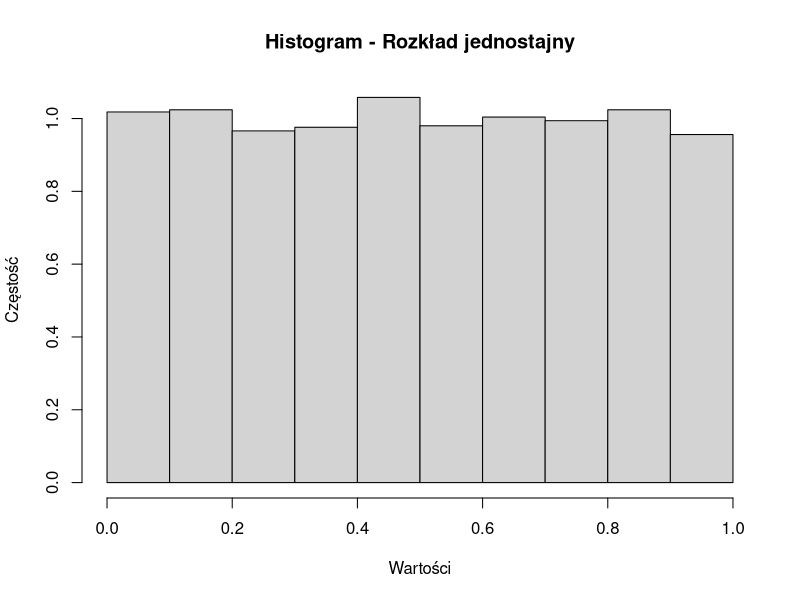
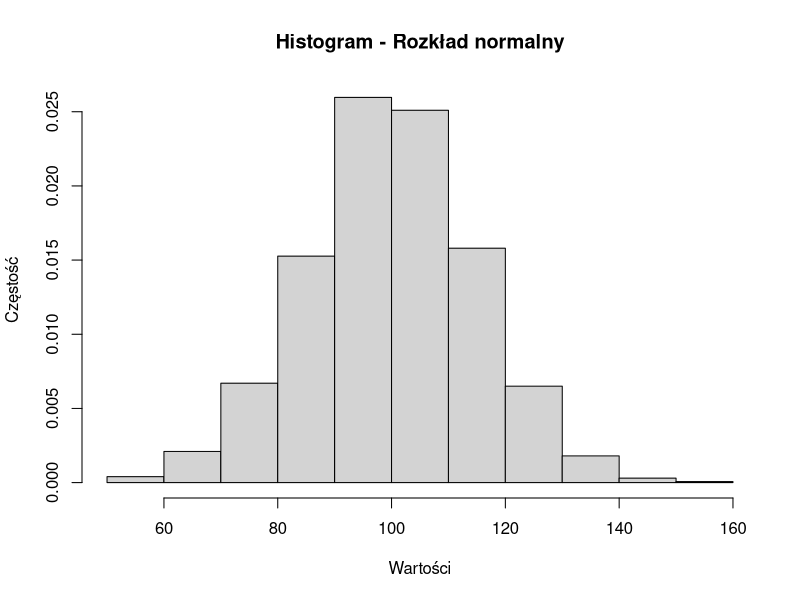
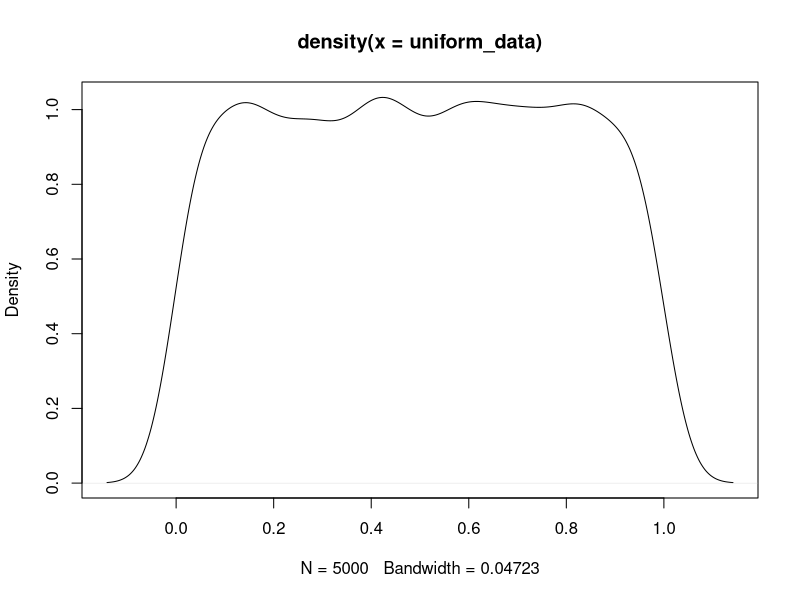
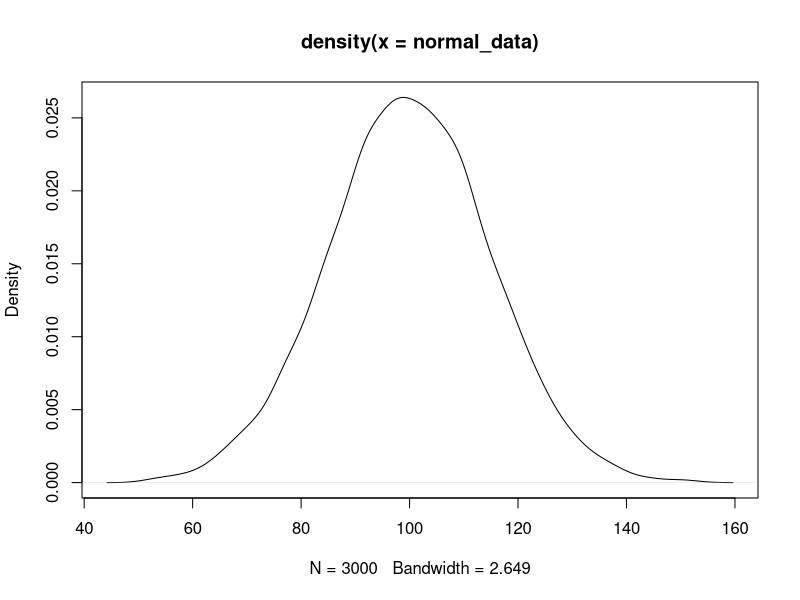

These charts were generated, in order, by the following R code:
#1.	Korzystając z generatora liczb pseudolosowych z odpowiedniego rozkładu w R, wylosować
set.seed(123)
#a)	5 000 realizacji z rozkładu jednostajnego na przedziale [0,1]
(uniform_data <- runif(5000, 0, 1))

#b)	3 000 realizacji z rozkładu normalnego o średniej 100 oraz odchyleniu standardowym 15.
(normal_data <- rnorm(3000, mean = 100, sd = 15))
#c)	[Nowe struktury danych – obiekt] W obu przypadkach wyznaczyć estymator gęstości rozkładu za pomocą i) histogramu (polecenie „hist”), ii) estymatora jądrowego (polecenie „density” – tworzy odpowiedni obiekt). 

hist(uniform_data, main = "Histogram - Rozkład jednostajny", xlab = "Wartości", ylab = "Częstość", prob = TRUE)
hist(normal_data, main = "Histogram - Rozkład normalny", xlab = "Wartości", ylab = "Częstość", prob = TRUE)


(density(uniform_data))
(density(normal_data))

plot(density(uniform_data))
plot(density(normal_data))

#2 Zasymulować 600 rzutów kostką (odpowiednio przekształcić realizacje z rozkładu jednostajnego na [0,1]). 
(dice_rolls <- ceiling(runif(600, 0, 1) * 6))
#ii)	Wyznaczyć średni wynik oraz wariancję z próby [porównać z wartością oczekiwaną 3,5 oraz wariancją 35/12]. 
(mean(dice_rolls))
(var(dice_rolls))
#iii)	Wyznaczyć rozkład częstości dla tych wyników, polecenie - table [porównać z dyskretnym rozkładem jednostajnym]. 
(dice_table <- table(dice_rolls))
(table(rpois(600, 3.5)))
#iv)	Przekształcić tablicę w ramkę danych za pomocą polecenia „as.data.frame”. Wyświetlić tę ramkę oraz wyznaczyć wariancję tych częstości.
(as.data.frame(dice_table))
#b)	Zasymulować 600 rzutów kostką za pomocą procedury wyboru elementu ze zbioru z zwracaniem (polecenie „sample”). 
(table(sample(1:6, 600, replace = TRUE)))

#3
# Podane prawdopodobieństwa
prawdopodobienstwa <- c(0.3, 0.4, 0.2, 0.1)  # P(X=k) dla k = 0, 1, 2, 3
# Możliwe wartości k
k <- 0:3
# Wygenerowanie 1000 liczb z rozkładu dyskretnego
(table(sample(k, 1000, replace = TRUE, prob = prawdopodobienstwa)))

#4 
#i)	Wygenerować 100 realizacji z rozkładu Bin(10; 0,3)
# Ustawienie parametrów
n <- 10  # liczba prób (rzutów monetą)
p <- 0.3 # prawdopodobieństwo sukcesu (wypadnięcia orła)

# Funkcja do symulowania rzutów monetą i zliczania liczby orłów
generuj_realizacje_bin <- function(n, p) {
  # Symulacja rzutów monetą
  rzuty <- rbinom(n, 1, p)
  # Zliczanie liczby orłów
  liczba_orlow <- sum(rzuty)
  return(liczba_orlow)
}

# Wygenerowanie 100 realizacji z rozkładu dwumianowego
(table(replicate(100, generuj_realizacje_bin(n, p))))

#	Wygenerować 50 realizacji z rozkładu Geom(0,4) [Niech X będzie liczbą prób do pierwszego sukcesu gdy p’stwo sukcesu w dowolnej próbie wynosi p, wtedy X~Geom(p)].
(rgeom(50, 0.4))

#5 Funkcja generująca realizacje z rozkładu Poissona(λ) na podstawie generatora liczb pseudolosowych z rozkładu jednostajnego
generate_poisson <- function(lambda) {
  U <- runif(1)  # Generujemy liczbę pseudolosową z rozkładu jednostajnego na [0, 1]
  k <- 0
  p <- exp(-lambda)
  F <- p
  # Pętla typu "while" do generowania realizacji
  while (U >= F) {
    k <- k + 1
    p <- p * lambda / k
    F <- F + p
  }
  return(k)  # Zwracamy liczbę realizacji
}
# Parametr λ dla rozkładu Poissona
lambda <- 3
# Liczba realizacji do wygenerowania
n <- 50
# Generowanie 50 realizacji z rozkładu Poissona(3)
(realizacje_poisson <- replicate(n, generate_poisson(lambda)))

#6--------------------------



wyn<-array(0,dim=200)
for (i in 1:200){
  stop=0
  while (stop==0){
    x<-2*runif(1) 
    u<-runif(1)
    if (u<0.5*x) {stop<-1}
  }
  wyn[i]<-x
}
(sr<-mean(wyn))



